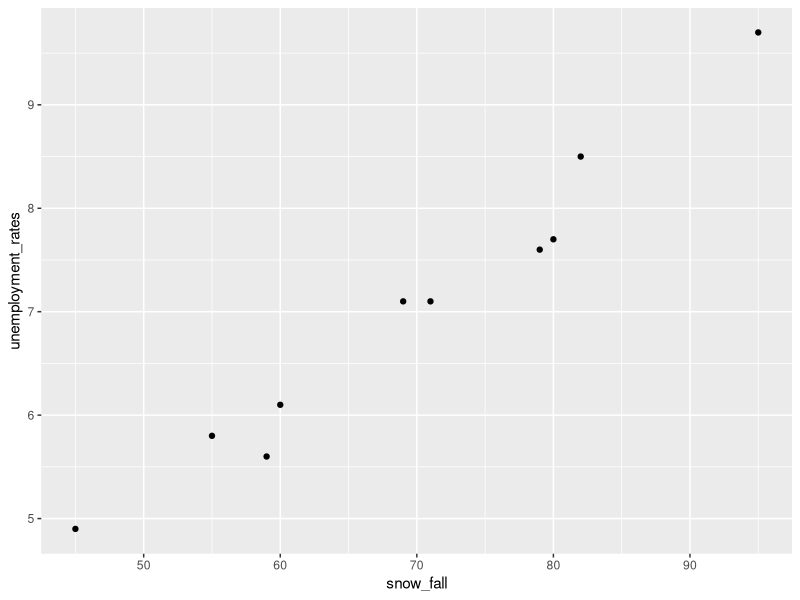

Write R code to recreate this figure.
## ---- chunk 1
library(tidyverse)
snowrates <- tibble(snow_fall = c(45, 59, 82, 80, 71, 60, 55, 69, 79, 95),
                  unemployment_rates = c(4.9, 5.6, 8.5, 7.7, 7.1, 6.1, 5.8, 7.1, 7.6, 9.7),
                 )

## ---- chunk 2
ggplot(snowrates) +
  geom_point(mapping = aes(x=snow_fall, y= unemployment_rates))
## ---- chunk 3
cor(snowrates)
